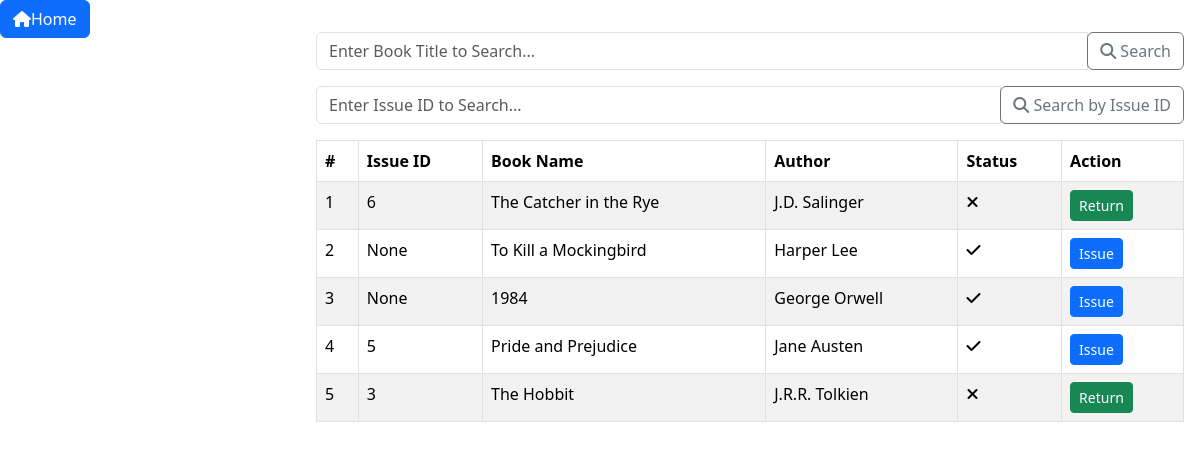
The page / on the database its author committed.
### model.py (models this page shows, shortened)
class Book(db.Model):
    __tablename__ = 'book'
    book_id = db.Column(db.Integer, nullable= False, primary_key = True, autoincrement = True)
    title = db.Column(db.String(200), nullable=False)
    publisher = db.Column(db.String(20), nullable=False)
    publication_year = db.Column(db.Integer, nullable=False)
    author_id = db.Column(db.Integer, db.ForeignKey('author.author_id'))
    author = relationship('Author', backref=backref('books', uselist=True))

class Author(db.Model):
    __tablename__ = 'author'
    author_id = db.Column(db.Integer, nullable= False, primary_key = True, autoincrement = True)
    name = db.Column(db.String(200), nullable = False, default="Anonymous")
    birth_date = db.Column(db.Date)
    country = db.Column(db.String(50))

### app.py (the view)
@app.route("/", methods=['GET', 'POST'])
def home():
    if request.method == 'POST':
        search_text = request.form.get('searchInput', '').strip() # Getting title text to search from form input
        search_issue_id = request.form.get('searchIssueID')  # Getting issue ID from form input
        if search_text:
            inventory_items = filter_inventory_by_title(search_text)
        elif search_issue_id:
            inventory_items = filter_inventory_by_issue_id(int(search_issue_id))
        else:
            inventory_items = Inventory.query.all()
    else:
        inventory_items = Inventory.query.all()
    inventory_data = prepare_inventory_data(inventory_items)
    now = datetime.now().date()  # Get current date
    return render_template("index.html", inventory=inventory_data, now=now)

### templates/index.html
{% extends "base.html" %} {% block body %}
<div class="border-left p-3">
  <form method="post">
    <div class="input-group mb-3 mt-3">
      <input
        type="text"
        class="form-control"
        name="searchInput"
        placeholder="Enter Book Title to Search..."
        aria-describedby="basic-addon2"
      />
      <div class="input-group-append">
        <button
          class="btn btn-outline-secondary"
          type="submit"
          id="searchButton"
        >
          <i class="fas fa-search"></i> Search
        </button>
      </div>
    </div>
    <div class="input-group mb-3">
      <input
        type="number"
        class="form-control"
        name="searchIssueID"
        placeholder="Enter Issue ID to Search..."
        aria-describedby="basic-addon2"
      />
      <div class="input-group-append">
        <button
          class="btn btn-outline-secondary"
          type="submit"
          id="searchIssueIDButton"
        >
          <i class="fas fa-search"></i> Search by Issue ID
        </button>
      </div>
    </div>
  </form>
  <table class="table table-striped table-bordered">
    <thead>
      <tr>
        <th scope="col">#</th>
        <th scope="col">Issue ID</th>
        <th scope="col">Book Name</th>
        <th scope="col">Author</th>
        <th scope="col">Status</th>
        <th scope="col">Action</th>
      </tr>
    </thead>
    <tbody>
      {% for inventory_item in inventory %}
      <tr>
        <td>{{ inventory_item['serial_number'] }}</td>
        <td>{{ inventory_item['issue_id'] }}</td>
        <td>{{ inventory_item['title'] }}</td>
        <td>{{ inventory_item['author'] }}</td>
        <td>
          {% if not inventory_item['is_available'] %}
          <i class="fa-solid fa-xmark"></i>
          {% else %}
          <i class="fa-solid fa-check"></i>
          {% endif %}
        </td>
        <td>
          {% if inventory_item['is_available'] %}
          <a
            href="{{ url_for('issue_book_form', inventory_id=inventory_item['serial_number']) }}"
            class="btn btn-primary btn-sm"
            >Issue</a
          >
          {% else %}
          <a
            href="{{ url_for('return_book_form', issue_id=inventory_item['issue_id']) }}"
            class="btn btn-success btn-sm"
            >Return</a
          >
          {% endif %}
        </td>
      </tr>
      {% endfor %}
    </tbody>
  </table>
</div>
{% endblock %}

### templates/base.html (shortened to what this page needs)
<!DOCTYPE html>
<html lang="en">
  <head>
    <link
      href="https://cdn.jsdelivr.net/npm/bootstrap@5.3.3/dist/css/bootstrap.min.css"
      rel="stylesheet"
    />
    <link
      rel="stylesheet"
      href="https://cdnjs.cloudflare.com/ajax/libs/font-awesome/6.6.0/css/all.min.css"
    />
  </head>
  <body>
    <main class="d-flex">
      <div class="w-25 border-right">
        <a href="/" class="btn btn-primary"
          ><i class="fa-solid fa-house"></i>Home</a
        >
      </div>
      <div class="w-75">{% block body %} {% endblock %}</div>
    </main>
  </body>
</html>

### rows shown on the page
Book: title "The Catcher in the Rye"
Author: author "J.D. Salinger"
Book: title "To Kill a Mockingbird"
Author: author "Harper Lee"
Book: title "1984"
Author: author "George Orwell"
Book: title "Pride and Prejudice"
Author: author "Jane Austen"
Book: title "The Hobbit"
Author: author "J.R.R. Tolkien"

### other values the page prints
{{ inventory_item['serial_number'] }} "1" "2" "3" "4" "5"
{{ inventory_item['issue_id'] }} "6" "None" "None" "5" "3"
